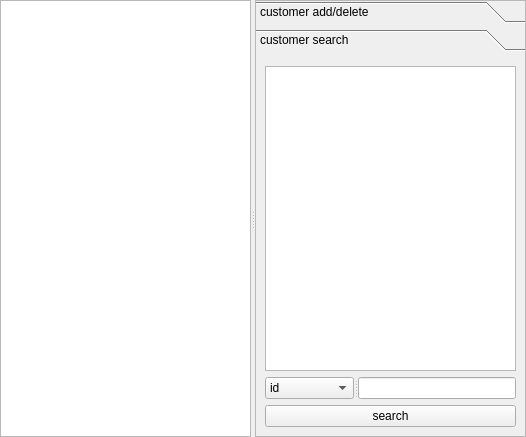
<?xml version="1.0" encoding="UTF-8"?>
<ui version="4.0">
 <class>CustomerUI</class>
 <widget class="QWidget" name="CustomerUI">
  <property name="geometry">
   <rect>
    <x>0</x>
    <y>0</y>
    <width>526</width>
    <height>437</height>
   </rect>
  </property>
  <property name="windowTitle">
   <string>Form</string>
  </property>
  <layout class="QHBoxLayout" name="horizontalLayout_4">
   <property name="leftMargin">
    <number>0</number>
   </property>
   <property name="topMargin">
    <number>0</number>
   </property>
   <property name="rightMargin">
    <number>0</number>
   </property>
   <property name="bottomMargin">
    <number>0</number>
   </property>
   <item>
    <widget class="QSplitter" name="splitter">
     <property name="orientation">
      <enum>Qt::Orientation::Horizontal</enum>
     </property>
     <widget class="QTableView" name="MainTableView"/>
     <widget class="QToolBox" name="CToolBox">
      <property name="frameShape">
       <enum>QFrame::Shape::StyledPanel</enum>
      </property>
      <property name="currentIndex">
       <number>1</number>
      </property>
      <widget class="QWidget" name="CInput">
       <property name="geometry">
        <rect>
         <x>0</x>
         <y>0</y>
         <width>195</width>
         <height>387</height>
        </rect>
       </property>
       <attribute name="label">
        <string>customer add/delete</string>
       </attribute>
       <layout class="QVBoxLayout" name="verticalLayout_3">
        <item>
         <layout class="QVBoxLayout" name="verticalLayout_2">
          <item>
           <layout class="QHBoxLayout" name="horizontalLayout_2">
            <item>
             <widget class="QLabel" name="PIDLabel">
              <property name="sizePolicy">
               <sizepolicy hsizetype="Minimum" vsizetype="Minimum">
                <horstretch>0</horstretch>
                <verstretch>0</verstretch>
               </sizepolicy>
              </property>
              <property name="minimumSize">
               <size>
                <width>36</width>
                <height>0</height>
               </size>
              </property>
              <property name="text">
               <string>PID</string>
              </property>
              <property name="alignment">
               <set>Qt::AlignmentFlag::AlignCenter</set>
              </property>
             </widget>
            </item>
            <item>
             <widget class="QLineEdit" name="PIDLineEdit"/>
            </item>
           </layout>
          </item>
          <item>
           <layout class="QHBoxLayout" name="horizontalLayout">
            <item>
             <widget class="QLabel" name="NameLabel">
              <property name="minimumSize">
               <size>
                <width>36</width>
                <height>0</height>
               </size>
              </property>
              <property name="text">
               <string>name</string>
              </property>
              <property name="alignment">
               <set>Qt::AlignmentFlag::AlignCenter</set>
              </property>
             </widget>
            </item>
            <item>
             <widget class="QLineEdit" name="NameLineEdit"/>
            </item>
           </layout>
          </item>
          <item>
           <layout class="QHBoxLayout" name="horizontalLayout_3">
            <item>
             <widget class="QLabel" name="PwdLabel">
              <property name="sizePolicy">
               <sizepolicy hsizetype="Minimum" vsizetype="Minimum">
                <horstretch>0</horstretch>
                <verstretch>0</verstretch>
               </sizepolicy>
              </property>
              <property name="minimumSize">
               <size>
                <width>36</width>
                <height>0</height>
               </size>
              </property>
              <property name="text">
               <string>Pwd</string>
              </property>
              <property name="alignment">
               <set>Qt::AlignmentFlag::AlignCenter</set>
              </property>
             </widget>
            </item>
            <item>
             <widget class="QLineEdit" name="PwdLineEdit"/>
            </item>
           </layout>
          </item>
          <item>
           <spacer name="verticalSpacer">
            <property name="orientation">
             <enum>Qt::Orientation::Vertical</enum>
            </property>
            <property name="sizeHint" stdset="0">
             <size>
              <width>20</width>
              <height>40</height>
             </size>
            </property>
           </spacer>
          </item>
          <item>
           <widget class="QPushButton" name="AddButton">
            <property name="text">
             <string>add/change customer</string>
            </property>
           </widget>
          </item>
          <item>
           <widget class="QPushButton" name="DeleteButton">
            <property name="text">
             <string>deletee customer</string>
            </property>
           </widget>
          </item>
          <item>
           <spacer name="verticalSpacer_2">
            <property name="orientation">
             <enum>Qt::Orientation::Vertical</enum>
            </property>
            <property name="sizeHint" stdset="0">
             <size>
              <width>20</width>
              <height>40</height>
             </size>
            </property>
           </spacer>
          </item>
         </layout>
        </item>
       </layout>
      </widget>
      <widget class="QWidget" name="CSearch">
       <property name="geometry">
        <rect>
         <x>0</x>
         <y>0</y>
         <width>195</width>
         <height>387</height>
        </rect>
       </property>
       <attribute name="label">
        <string>customer search</string>
       </attribute>
       <layout class="QVBoxLayout" name="verticalLayout">
        <item>
         <widget class="QTableView" name="SearchTableView"/>
        </item>
        <item>
         <widget class="QSplitter" name="splitter_2">
          <property name="orientation">
           <enum>Qt::Orientation::Horizontal</enum>
          </property>
          <widget class="QComboBox" name="SearchComboBox">
           <item>
            <property name="text">
             <string>id</string>
            </property>
           </item>
           <item>
            <property name="text">
             <string>name</string>
            </property>
           </item>
          </widget>
          <widget class="QLineEdit" name="SearchLineEdit"/>
         </widget>
        </item>
        <item>
         <widget class="QPushButton" name="SearchButton">
          <property name="text">
           <string>search</string>
          </property>
         </widget>
        </item>
       </layout>
      </widget>
     </widget>
    </widget>
   </item>
  </layout>
 </widget>
 <resources/>
 <connections/>
</ui>
